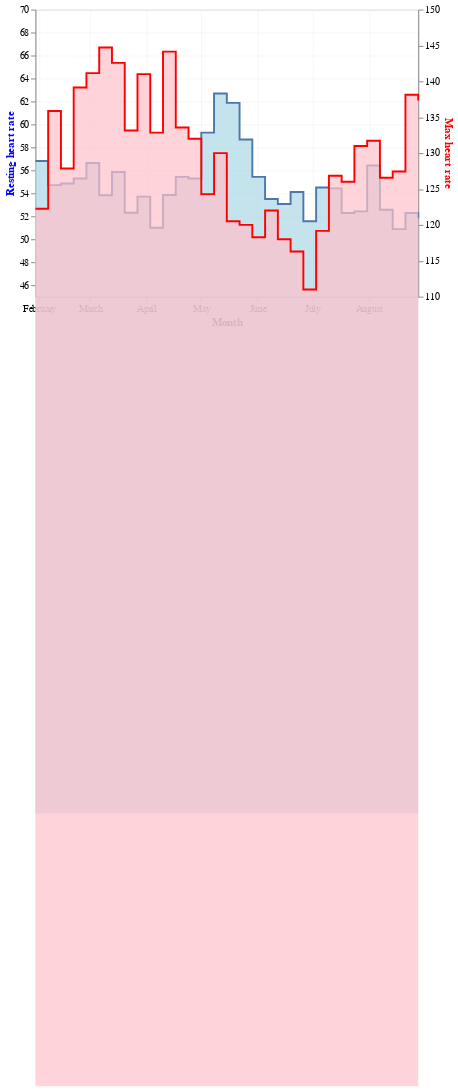

Write notebook code for a chart like this one.
### Code cell
def clean_timeseries(df, freq='5s', agg='mean'):
    df = df.set_index(df.datetime)
    df.value = df.value.astype(float)
    if agg == 'mean':
        df = df.resample(freq).mean().reset_index()
    elif agg == 'sum':
        df = df.resample(freq).sum().reset_index()
    df = df.interpolate('pad', limit=120)
    return df

df_ = df_long[(df_long.datetime >= '2022-01-28 00:00') & (df_long.datetime <= '2022-08-28 00:00')]

df_plot = df_[df_.field == 'heart_rate']
df_plot = df_plot.set_index(df_plot.datetime)
df_plot.value = df_plot.value.astype(dtype=float)
df_plot = df_plot[df_plot.value > 15]
df_plot = df_plot.resample('1d', offset='1h').max()
df_plot = df_plot.resample('1w').mean().reset_index()

df_plot_2 = df_[df_.field == 'heart_rate']
df_plot_2 = df_plot_2.set_index(df_plot_2.datetime)
df_plot_2.value = df_plot_2.value.astype(dtype=float)
df_plot_2 = df_plot_2[df_plot_2.value > 15]
df_plot_2 = df_plot_2.resample('1d', offset='1h').quantile(.05)
df_plot_2 = df_plot_2.resample('1w').mean().reset_index()

df_plot['resting_heart_rate'] = df_plot_2.value

#df_plot = clean_timeseries(df_plot, '1d', agg='mean')

df_plot['textright'] = ''
df_plot['textleft'] = ''

chart = alt.Chart(df_plot)
top = chart.mark_area(
    color="lightblue",
    interpolate='step-after',
    line=True,
).encode(
    x=alt.X('datetime', axis=alt.Axis(title='Month')),
    y=alt.Y('resting_heart_rate', scale=alt.Scale(domain=((45, 70))), axis=alt.Axis(title='Resting heart rate', titleColor='blue'))
)
bottom = chart.mark_area(
    color="pink",
    interpolate='step-after',
    line={'color': 'red'},
).encode(
    x=alt.X('datetime', axis=alt.Axis(title='Month')),
    y=alt.Y('value', scale=alt.Scale(domain=((110, 150))), axis=alt.Axis(title='Max heart rate', titleColor='red'))
)
 
# chart.mark_text(align='right', size=16).encode(x='datetime', y='value', text='textright') + 
# chart.mark_text(align='left', size=16).encode(x='datetime', y='value', text='textleft')).configure(
#    background='white',
#)#
alt.layer(top, bottom).resolve_scale(
    y = 'independent'
).configure(background='white').configure_axis(gridOpacity=.25, labelColor='black')

### Figure 1 — Vega-Lite specification as saved in the notebook (floating-point values rounded to 4 significant figures)
{"$schema": "https://vega.github.io/schema/vega-lite/v4.17.0.json", "config": {"axis": {"gridOpacity": 0.25, "labelColor": "black"}, "background": "white", "view": {"continuousHeight": 300, "continuousWidth": 400}}, "data": {"name": "data-045af9c71b2ad116286e336e518690d3"}, "datasets": {"data-045af9c71b2ad116286e336e518690d3": [{"datetime": "2022-01-30T00:00:00", "resting_heart_rate": 56.81, "textleft": "", "textright": "", "timestamp": 1012409670, "value": 122.2}, {"datetime": "2022-02-06T00:00:00", "resting_heart_rate": 54.71, "textleft": "", "textright": "", "timestamp": 1013000000.0, "value": 135.9}, {"datetime": "2022-02-13T00:00:00", "resting_heart_rate": 54.86, "textleft": "", "textright": "", "timestamp": 1013000000.0, "value": 127.9}, {"datetime": "2022-02-20T00:00:00", "resting_heart_rate": 55.29, "textleft": "", "textright": "", "timestamp": 1014000000.0, "value": 139.1}, {"datetime": "2022-02-27T00:00:00", "resting_heart_rate": 56.64, "textleft": "", "textright": "", "timestamp": 1015000000.0, "value": 141.1}, {"datetime": "2022-03-06T00:00:00", "resting_heart_rate": 53.83, "textleft": "", "textright": "", "timestamp": 1015304280, "value": 144.7}, {"datetime": "2022-03-13T00:00:00", "resting_heart_rate": 55.86, "textleft": "", "textright": "", "timestamp": 1015908960, "value": 142.6}, {"datetime": "2022-03-20T00:00:00", "resting_heart_rate": 52.31, "textleft": "", "textright": "", "timestamp": 1017000000.0, "value": 133.1}, {"datetime": "2022-03-27T00:00:00", "resting_heart_rate": 53.71, "textleft": "", "textright": "", "timestamp": 1017000000.0, "value": 141}, {"datetime": "2022-04-03T00:00:00", "resting_heart_rate": 51, "textleft": "", "textright": "", "timestamp": 1018000000.0, "value": 132.9}, {"datetime": "2022-04-10T00:00:00", "resting_heart_rate": 53.86, "textleft": "", "textright": "", "timestamp": 1018000000.0, "value": 144.1}, {"datetime": "2022-04-17T00:00:00", "resting_heart_rate": 55.43, "textleft": "", "textright": "", "timestamp": 1018932780, "value": 133.6}, {"datetime": "2022-04-24T00:00:00", "resting_heart_rate": 55.29, "textleft": "", "textright": "", "timestamp": 1019537760, "value": 132}, {"datetime": "2022-05-01T00:00:00", "resting_heart_rate": 59.29, "textleft": "", "textright": "", "timestamp": 1020000000.0, "value": 124.3}, {"datetime": "2022-05-08T00:00:00", "resting_heart_rate": 62.69, "textleft": "", "textright": "", "timestamp": 1021000000.0, "value": 130}, {"datetime": "2022-05-15T00:00:00", "resting_heart_rate": 61.88, "textleft": "", "textright": "", "timestamp": 1021312250, "value": 120.5}, {"datetime": "2022-05-22T00:00:00", "resting_heart_rate": 58.69, "textleft": "", "textright": "", "timestamp": 1022000000.0, "value": 120}, {"datetime": "2022-05-29T00:00:00", "resting_heart_rate": 55.43, "textleft": "", "textright": "", "timestamp": 1023000000.0, "value": 118.3}, {"datetime": "2022-06-05T00:00:00", "resting_heart_rate": 53.5, "textleft": "", "textright": "", "timestamp": 1023149830, "value": 122}, {"datetime": "2022-06-12T00:00:00", "resting_heart_rate": 53.07, "textleft": "", "textright": "", "timestamp": 1024000000.0, "value": 118}, {"datetime": "2022-06-19T00:00:00", "resting_heart_rate": 54.12, "textleft": "", "textright": "", "timestamp": 1024000000.0, "value": 116.3}, {"datetime": "2022-06-26T00:00:00", "resting_heart_rate": 51.57, "textleft": "", "textright": "", "timestamp": 1025000000.0, "value": 111}, {"datetime": "2022-07-03T00:00:00", "resting_heart_rate": 54.5, "textleft": "", "textright": "", "timestamp": 1025628930, "value": 119.2}, {"datetime": "2022-07-10T00:00:00", "resting_heart_rate": 54.43, "textleft": "", "textright": "", "timestamp": 1026000000.0, "value": 126.9}, {"datetime": "2022-07-17T00:00:00", "resting_heart_rate": 52.29, "textleft": "", "textright": "", "timestamp": 1027000000.0, "value": 126}, {"datetime": "2022-07-24T00:00:00", "resting_heart_rate": 52.43, "textleft": "", "textright": "", "timestamp": 1027000000.0, "value": 131}, {"datetime": "2022-07-31T00:00:00", "resting_heart_rate": 56.43, "textleft": "", "textright": "", "timestamp": 1028004900, "value": 131.7}, {"datetime": "2022-08-07T00:00:00", "resting_heart_rate": 52.57, "textleft": "", "textright": "", "timestamp": 1028609760, "value": 126.6}, {"datetime": "2022-08-14T00:00:00", "resting_heart_rate": 50.88, "textleft": "", "textright": "", "timestamp": 1029000000.0, "value": 127.4}, {"datetime": "2022-08-21T00:00:00", "resting_heart_rate": 52.29, "textleft": "", "textright": "", "timestamp": 1030000000.0, "value": 138.1}, {"datetime": "2022-08-28T00:00:00", "resting_heart_rate": 51.83, "textleft": "", "textright": "", "timestamp": 1030380440, "value": 137.3}]}, "layer": [{"encoding": {"x": {"axis": {"title": "Month"}, "field": "datetime", "type": "temporal"}, "y": {"axis": {"title": "Resting heart rate", "titleColor": "blue"}, "field": "resting_heart_rate", "scale": {"domain": [45, 70]}, "type": "quantitative"}}, "mark": {"color": "lightblue", "interpolate": "step-after", "line": true, "type": "area"}}, {"encoding": {"x": {"axis": {"title": "Month"}, "field": "datetime", "type": "temporal"}, "y": {"axis": {"title": "Max heart rate", "titleColor": "red"}, "field": "value", "scale": {"domain": [110, 150]}, "type": "quantitative"}}, "mark": {"color": "pink", "interpolate": "step-after", "line": {"color": "red"}, "type": "area"}}], "resolve": {"scale": {"y": "independent"}}, "usermeta": {"embedOptions": {"theme": "fivethirtyeight"}}}
